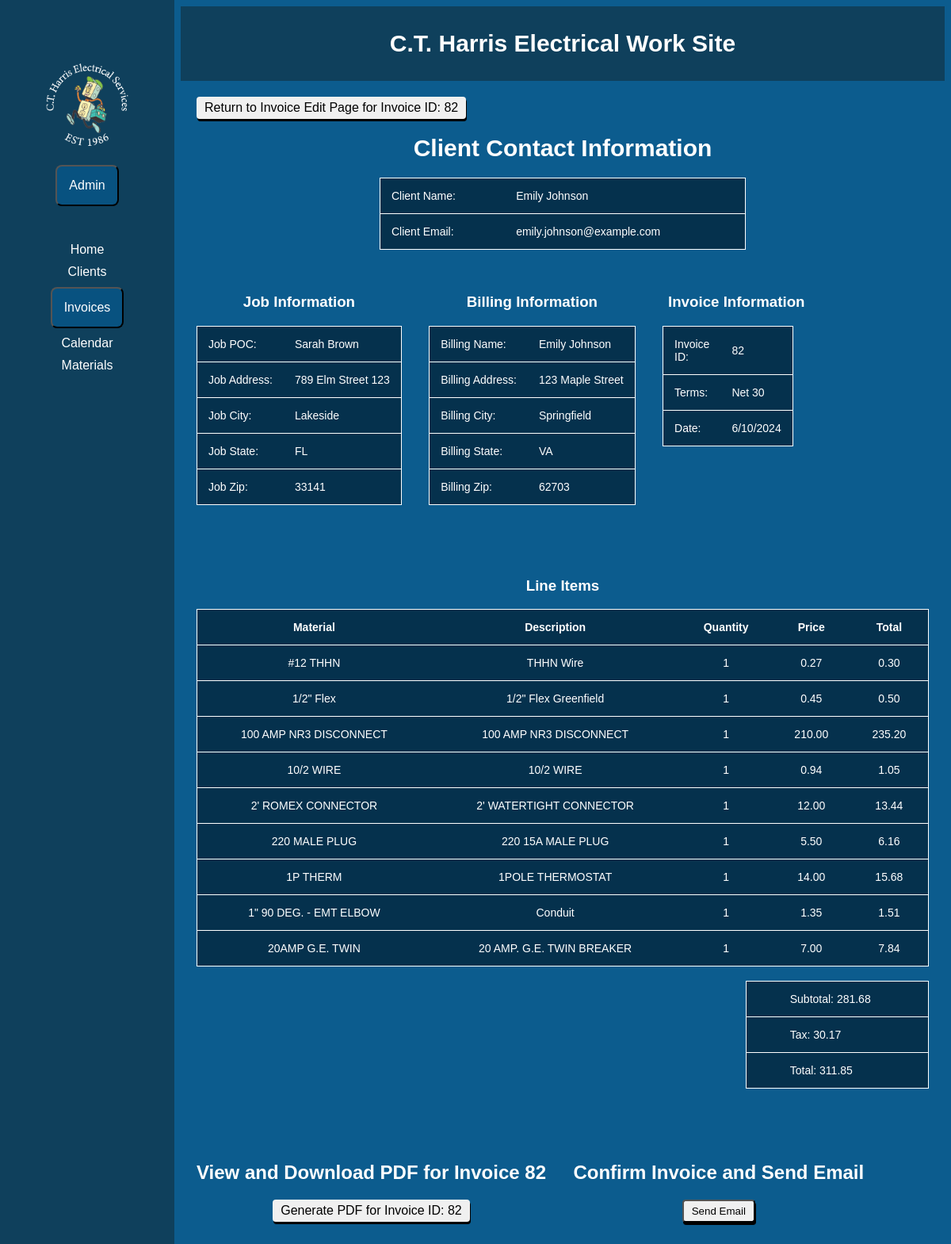
The app's page /InvoiceFinalize/82/ with its own data.
### core/models.py (models this page shows, shortened)
class Invoice(models.Model):
    class Meta:
        app_label = 'core'
    DRAFT = 'Draft' #Client only
    PROPOSAL = 'Proposal' #Sent Proposals
    OPEN = 'Open' #Sent Invoice (UnPaid)
    CLOSED = 'Closed' #Sent Invoice (Paid)
    INVOICE_STATUS = (
        (DRAFT, 'Draft'), #Client only
        (PROPOSAL, 'Proposal'), #Sent Proposals
        (OPEN, 'Open'), #Sent Invoice (UnPaid)
        (CLOSED, 'Closed'), #Sent Invoice (Paid)
    )
    status = models.CharField(max_length = 10, choices = INVOICE_STATUS)
    client = models.ForeignKey(Client, on_delete=models.CASCADE)
    date = models.DateField(null=True)
    bill_to_name = models.CharField(max_length=100, null=True)
    bill_to_address = models.CharField(max_length=255, null=True)
    bill_to_city = models.CharField(max_length=100, null=True)
    bill_to_state = models.CharField(max_length=100, null=True)
    bill_to_zip = models.CharField(max_length=20, null=True)
    ship_to_name = models.CharField(max_length=100, null=True)
    ship_to_address = models.CharField(max_length=255, null=True)
    ship_to_city = models.CharField(max_length=100, null=True)
    ship_to_state = models.CharField(max_length=100, null=True)
    ship_to_zip = models.CharField(max_length=20, null=True)
    balance_due = models.DecimalField(max_digits=10, decimal_places=2, null=True)
    line_items = models.ManyToManyField(to='Material', through='InvoiceMaterial') #custom through model

class Client(models.Model):
    class Meta:
        app_label = 'core'
    FName = models.CharField(max_length=100)
    LName = models.CharField(max_length=100)
    email = models.EmailField()
    contact_name = models.CharField(max_length=100)
    phone_number = models.CharField(max_length=20, blank=True)
    address_street = models.CharField(max_length=255)
    address_city = models.CharField(max_length=100)
    address_state = models.CharField(max_length=100)
    address_zip = models.CharField(max_length=20, blank=True)
    def __str__(self):
        return self.FName +' '+ self.LName

class UserInfo(models.Model):
    ship_to_name = models.CharField(max_length=100, null=True)
    ship_to_address = models.CharField(max_length=255, null=True)
    ship_to_city = models.CharField(max_length=100, null=True)
    ship_to_state = models.CharField(max_length=100, null=True)
    ship_to_zip = models.CharField(max_length=20, null=True)
    email_address = models.EmailField()
    phone_number = models.CharField(max_length=20, blank=True)
    invoice_terms = models.CharField(max_length=20, blank=True)
    markup_value = models.DecimalField(max_digits=4, decimal_places=2)

class Material(models.Model):
    item = models.CharField(max_length=100)
    description = models.TextField()
    price = models.DecimalField(max_digits=10, decimal_places=2)

### core/views.py (the view, shortened to what this page needs)
# urls.py: path('InvoiceFinalize/<int:invoice_id>/', views.InvoiceFinalize, name='InvoiceFinalize'), #Used to get PDF and send email to client Better Name FinalizeInvoice
def InvoiceFinalize(request, invoice_id):
    User = UserInfo.objects.all()
    for i in User:
        U_ID = i.id
    Static_User_Info = UserInfo.objects.get(pk=U_ID)
    print(invoice_id)
    InvoiceData = Invoice.objects.get(pk=invoice_id)
    Invoice_Material = InvoiceMaterial.objects.filter(invoice = invoice_id)
    Item_Dict = {}
    Invoice_Total = []
    BillingInfo = []
    ShippingInfo = []
    ItemMarkup_Tax_Fee = []
    BillingInfo = [InvoiceData.bill_to_name, InvoiceData.bill_to_address, InvoiceData.bill_to_city, InvoiceData.bill_to_state, InvoiceData.bill_to_zip]
    ShippingInfo = [InvoiceData.ship_to_name, InvoiceData.ship_to_address, InvoiceData.ship_to_city, InvoiceData.ship_to_state, InvoiceData.ship_to_zip]
    if InvoiceData.bill_to_name is '':
        print('none')
    if any( i is None for i in BillingInfo) == True or any( i is '' for i in BillingInfo) == True:
        BillingInfo = [InvoiceData.client, InvoiceData.client.address_street, InvoiceData.client.address_city, InvoiceData.client.address_state, InvoiceData.client.address_zip]
    else:
        BillingInfo = [InvoiceData.bill_to_name, InvoiceData.bill_to_address, InvoiceData.bill_to_city, InvoiceData.bill_to_state, InvoiceData.bill_to_zip]
    if any( i is None for i in ShippingInfo) == True or any( i is '' for i in ShippingInfo) == True:
        ShippingInfo = [InvoiceData.client, InvoiceData.client.address_street, InvoiceData.client.address_city, InvoiceData.client.address_state, InvoiceData.client.address_zip]
    else:
        ShippingInfo = [InvoiceData.ship_to_name, InvoiceData.ship_to_address, InvoiceData.ship_to_city, InvoiceData.ship_to_state, InvoiceData.ship_to_zip]
    for item in Invoice_Material:
        if item.markup == True:
            Item_Total = item.material.price * item.quantity
            Item_Total_Markup = Item_Total * Static_User_Info.markup_value
            Item_Total_Markup = round(Decimal(Item_Total_Markup), 2)
            ItemMarkupValue = Item_Total_Markup - Item_Total
            ItemMarkup_Tax_Fee.append(ItemMarkupValue)
            Invoice_Total.append(Item_Total_Markup)
            Item_Dict[item.material.item] = {'material': item.material.item, 'description':item.material.description, 'quantity': item.quantity, 'price': item.material.price, 'total': Item_Total_Markup}
        else:
            Item_Total = item.material.price * item.quantity
            Invoice_Total.append(Item_Total)
            Item_Dict[item.material.item] = {'material': item.material.item, 'description':item.material.description, 'quantity': item.quantity, 'price': item.material.price, 'total': Item_Total}
    Invoice_Subtotal = sum(Invoice_Total)
    tax = sum(ItemMarkup_Tax_Fee)
    tax = tax = round(Decimal(tax), 2)
    total = Decimal(tax) + Decimal(Invoice_Subtotal)
    curr_date = str(datetime.today().strftime('%Y-%m-%d'))
    data = {
        'FName': InvoiceData.client.FName,
        'LName': InvoiceData.client.LName,
        'invoice_id': InvoiceData.id,
        'date': curr_date,
        'ship_to_name': ShippingInfo[0],
        'ship_to_address': ShippingInfo[1],
        'ship_to_city': ShippingInfo[2],
        'ship_to_state': ShippingInfo[3],
        'ship_to_zip': ShippingInfo[4],
        'bill_to_name': BillingInfo[0],
        'bill_to_address': BillingInfo[1],
        'bill_to_city': BillingInfo[2],
        'bill_to_state': BillingInfo[3],
        'bill_to_zip': BillingInfo[4],
        'invoice_all': InvoiceData,
        'line_items': Invoice_Material,
        'Item_Dict': Item_Dict,
        'subtotal': Invoice_Subtotal,
        'tax': tax,
        'total': total,
        'Static_User_Info': Static_User_Info,
    }
    PDF_Name = str(InvoiceData.id) + '_' + InvoiceData.client.FName + '_' + InvoiceData.client.LName + '_' + curr_date + '_' + InvoiceData.status + '.pdf'
    return render(request, 'Invoice_Finalize.html', {'data':data, 'Materials':Item_Dict, 'client_info': InvoiceData, })

### core/templates/Invoice_Finalize.html (shortened to what this page needs)
{% extends 'base.html' %}
{% block content %}
{% load static %}
<!DOCTYPE html>
<html>
<head>
</head>
<body>
    <a href="{% url 'invoice_edit' data.invoice_all.id %}" class='link-button'>Return to Invoice Edit Page for Invoice ID: {{data.invoice_all.id}} </a> <br>
    <h1>Client Contact Information</h1>
    <div style = 'width: 50%; margin: 0 auto;'>
        <table>
            <tbody>
                <tr>
                    <td>Client Name:</td>
                    <td>{{data.invoice_all.client}}</td>
                </tr>
                <tr>
                    <td>Client Email:</td>
                    <td>{{data.invoice_all.client.email}}</td>
                </tr>
            </tbody>
        </table>
    </div>
    <br><br>
    <div>
        <div style = 'display:inline-block; padding-right: 30px; '>
            <h3>Job Information</h3>
            <table >
                <tbody>
                    <tr>
                        <td>Job POC:</td>
                        <td>{{data.ship_to_name}}</td>
                    </tr>
                    <tr>
                        <td>Job Address:</td>
                        <td>{{data.ship_to_address}}</td>
                    </tr>
                    <tr>
                        <td>Job City:</td>
                        <td>{{data.ship_to_city}}</td>
                    </tr>
                    <tr>
                        <td>Job State:</td>
                        <td>{{data.ship_to_state}}</td>
                    </tr>
                    <tr>
                        <td>Job Zip:</td>
                        <td>{{data.ship_to_zip}}</td>
                    </tr>
                </tbody>
            </table>
        </div>
        <div style = 'display:inline-block; padding-right: 30px;'>
            <h3>Billing Information</h3>
            <table>
                <tbody>
                    <tr>
                        <td>Billing Name:</td>
                        <td>{{data.bill_to_name}}</td>
                    </tr>
                    <tr>
                        <td>Billing Address:</td>
                        <td>{{data.bill_to_address}}</td>
                    </tr>
                    <tr>
                        <td>Billing City:</td>
                        <td>{{data.bill_to_city}}</td>
                    </tr>
                    <tr>
                        <td>Billing State:</td>
                        <td>{{data.bill_to_state}}</td>
                    </tr>
                    <tr>
                        <td>Billing Zip:</td>
                        <td>{{data.bill_to_zip}}</td>
                    </tr>
                </tbody>
            </table>
        </div>
        <div style = 'display:inline-block;'>
            <h3>Invoice Information</h3>
            <div style = 'width: 35%;'>
                <table id="invoice-info-table">
                    <tbody>
                        <tr>
                            <td>Invoice ID:</td>
                            <td>{{data.invoice_all.id}}</td>
                        </tr>
                        <tr>
                            <td>Terms:</td>
                            <td>{{data.Static_User_Info.invoice_terms}}</td>
                        </tr>
                        <tr id="current-date-row">
                            <td> Date:</td>
                            <td id="current-date"></td>
                        </tr>
                    </tbody>
                </table>
            </div>
        </div>
    </div>
    <br><br><br><br>
    <h3>Line Items</h3>
    <table>
        <thead>
            <tr>
                <th>Material</th>
                <th>Description</th>
                <th>Quantity</th>
                <th>Price</th>
                <th>Total</th>
            </tr>
        </thead>
        <tbody>
            {% for key, value in data.Item_Dict.items%}
                <tr>
                    <td style = 'text-align: center;'> {{key}} </td>
                    <td style = 'text-align: center;'> {{value.description}} </td>
                    <td style = 'text-align: center;'> {{value.quantity}} </td>
                    <td style = 'text-align: center;'> {{value.price}} </td>
                    <td style = 'text-align: center;'> {{value.total}} </td>
                </tr>
            {% endfor %}
        </tbody>
    </table>
    <br>
    <table style = 'width: 25%; margin-right: 0px; margin-left: auto;'>
        <tfoot>
            <tr>
                <td></td>
                <td>Subtotal: {{data.subtotal}}</td>
            </tr>
            <tr>
                <td></td>
                <td>Tax: {{data.tax}}</td>
            </tr>
            <tr>
                <td></td>
                <td>Total: {{data.total}}</td>
            </tr>
        </tfoot>
    </table>
    <br><br><br><br>
    <div>
        <div style='display:inline-block; padding-right: 30px; text-align: center;'>
            <h2> View and Download PDF for Invoice {{data.invoice_all.id}} </h2>
            <a href="{% url 'ViewPDF' data.invoice_all.id %}" class="link-button_confirm" target="_blank">Generate PDF for Invoice ID: {{data.invoice_all.id}} </a> <br>
        </div>
        <div style = 'display:inline-block; padding-right: 30px; text-align: center;'>
            <h2> Confirm Invoice and Send Email </h2>
            <form method = 'POST'>
                <input type="submit" class = 'link-button_confirm' value = 'Send Email'onclick="return confirm('Are you sure?')" />
            </form>
        </div>
    </div>
</body>
</html>
{%endblock%}

### core/templates/base.html (style rules this page uses)
body { background-color: #0C5C8E; color: white; font-family: sans-serif; }
h1 { color: white; font-size: 30px; font-weight: bold; text-align: center; font-family: sans-serif; }
table { border-collapse: collapse; width:100%; background-color:rgb(05,49,77); border: 1px solid white; }
th,td { padding: 14px; text-align: left; border-bottom: 1px solid white; font-size: 14px; }
th { text-align: center; }
.link-button { display: inline-block; padding: 5px 10px; background-color: #f0f0f0; color: #000; text-decoration: none; border-radius: 4px; box-shadow: 1px 3px #000000; }

### core/templates/Invoice_Finalize.html (style rules this page uses)
h3 { text-align: center; }
.link-button_confirm { display: inline-block; padding: 5px 10px; background-color: #f0f0f0; color: #000; text-decoration: none; border-radius: 4px; box-shadow: 1px 3px #000000; }

### records on screen
Invoice: invoice_all.id "82", invoice_all.client "Emily Johnson", invoice_all.client.email "emily.johnson@example.com", ship_to_name "Sarah Brown", ship_to_address "789 Elm Street 123", ship_to_city "Lakeside", ship_to_state "FL", ship_to_zip "33141"
Client: bill_to_name "Emily Johnson", bill_to_address "123 Maple Street", bill_to_city "Springfield", bill_to_state "VA", bill_to_zip "62703"
UserInfo: Static_User_Info.invoice_terms "Net 30"
Material: Item_Dict "#12 THHN", description "THHN Wire", price "0.27"
Material: Item_Dict "1/2\" Flex", description "1/2\" Flex Greenfield", price "0.45"
Material: Item_Dict "100 AMP NR3 DISCONNECT", description "100 AMP NR3 DISCONNECT", price "210.00"
Material: Item_Dict "10/2 WIRE", description "10/2 WIRE", price "0.94"
Material: Item_Dict "2' ROMEX CONNECTOR", description "2' WATERTIGHT CONNECTOR", price "12.00"
Material: Item_Dict "220 MALE PLUG", description "220 15A MALE PLUG", price "5.50"
Material: Item_Dict "1P THERM", description "1POLE THERMOSTAT", price "14.00"
Material: Item_Dict "1\" 90 DEG. - EMT ELBOW", description "Conduit", price "1.35"
Material: Item_Dict "20AMP G.E. TWIN", description "20 AMP. G.E. TWIN BREAKER", price "7.00"

### other values on screen
{{ value.quantity }} "1" "1" "1" "1" "1" "1" "1" "1" "1"
{{ value.total }} "0.30" "0.50" "235.20" "1.05" "13.44" "6.16" "15.68" "1.51" "7.84"
{{ data.subtotal }} "281.68"
{{ data.tax }} "30.17"
{{ data.total }} "311.85"
